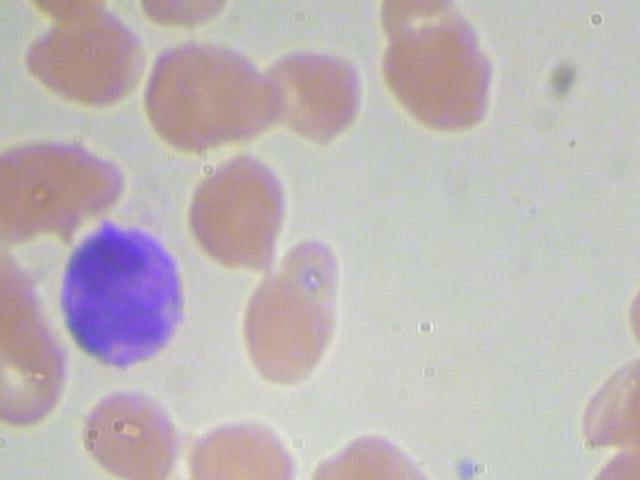
#> input picture 1. Uvod u mašinsko ucenje i kompjutersku viziju/zadatak/dataset/BloodImage_1.bmp, 640 x 480 px
$ python -i backup.py   (imports and definitions only)
#> lines starting #> are read from the running program, lines starting #| are printed output that depends on the picture; after the words box and inside, x2 and y2 are one past the last pixel; in counts of white or black regions, pixels touching at a corner belong together
# ovde importovati biblioteke
# staviti zelenu pozadinu i onda tako napraviti.
import cv2
import numpy as np


def count_blood_cells(image_path):
    """
    Procedura prima putanju do fotografije i vraca broj crvenih krvnih zrnaca.

    Ova procedura se poziva automatski iz main procedure i taj deo koda nije potrebno menjati niti implementirati.

    :param image_path: <String> Putanja do ulazne fotografije.
    :return: <int>  Broj prebrojanih crvenih krvnih zrnaca
    """
#> called with image_path = 'dataset/BloodImage_1.bmp'
    # blood_cell_count = 0
    # TODO - Prebrojati crvena krvna zrnca i vratiti njihov broj kao povratnu vrednost ove procedure

    # Učitavanje slike
    img = cv2.imread(image_path)
#> img is the input picture: shape (480, 640, 3); mean B, G, R 184, 182.3, 190.6
    if img is None:
        return 0

    # Gaussian blur - smanjenje šuma
    blurred = cv2.GaussianBlur(img, (5, 5), 0)

    # Pretvaranje slike u HSV
    hsv = cv2.cvtColor(blurred, cv2.COLOR_BGR2HSV)
#> hsv: shape (480, 640, 3); mean H, S, V 63.3, 24, 195.3

    # HSV opseg za roze/crvenkaste eritrocite
    lower_pink = np.array([160, 30, 40])
    upper_pink = np.array([179, 220, 255])
    lower_pink2 = np.array([0, 30, 40])
    upper_pink2 = np.array([12, 220, 255])

    mask1 = cv2.inRange(hsv, lower_pink, upper_pink)
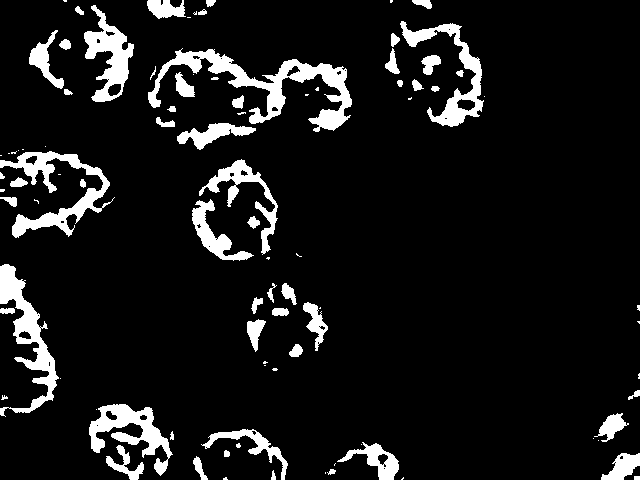
#> mask1: shape (480, 640); 9.3% white; 94 white regions (38 under 20 px), largest, box (x1, y1, x2, y2) and area: (148, 48, 352, 132) 4356, (0, 151, 115, 238) 2796, (0, 264, 59, 417) 2729
    mask2 = cv2.inRange(hsv, lower_pink2, upper_pink2)
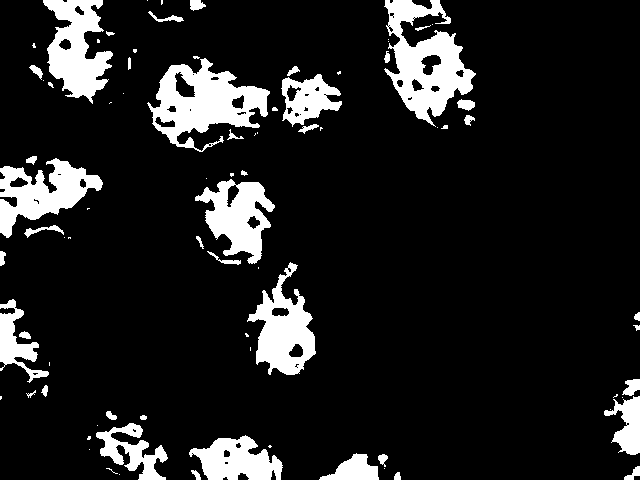
#> mask2: shape (480, 640); 12.4% white; 82 white regions (37 under 20 px), largest, box (x1, y1, x2, y2) and area: (384, 0, 476, 127) 5529, (147, 58, 270, 152) 5465, (43, 0, 113, 104) 4035
    mask = cv2.bitwise_or(mask1, mask2)
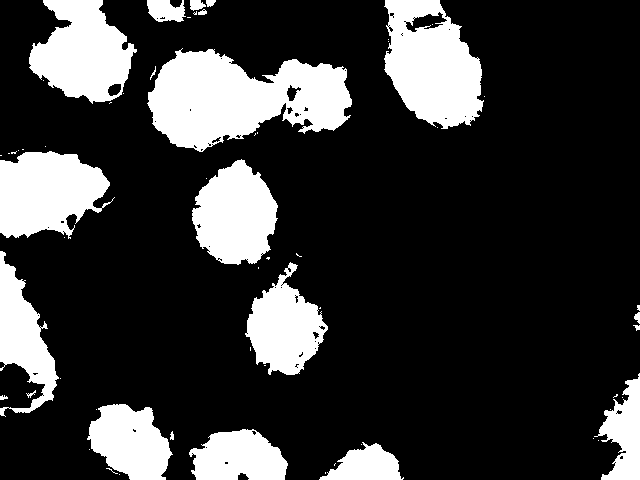
#> mask: shape (480, 640); 21.7% white; 61 white regions (40 under 20 px), largest, box (x1, y1, x2, y2) and area: (147, 48, 352, 152) 13336, (384, 0, 484, 129) 8880, (29, 0, 137, 104) 7178

    # Morfološke operacije
    kernel = np.ones((3, 3), np.uint8)
    mask = cv2.morphologyEx(mask, cv2.MORPH_OPEN, kernel, iterations=2)
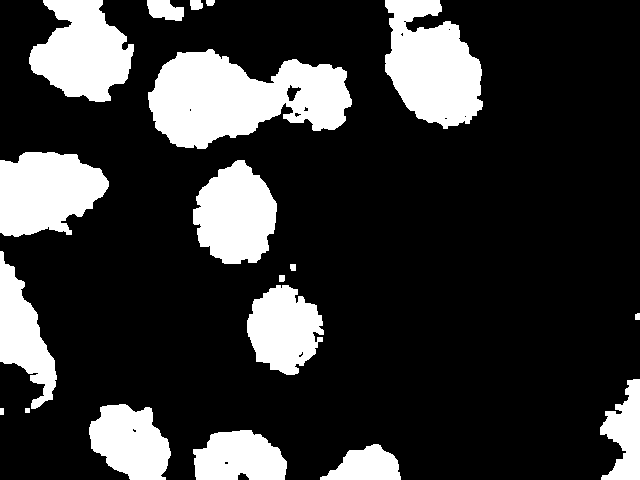
#> mask: shape (480, 640); 21% white; 19 white regions, largest, box (x1, y1, x2, y2) and area: (148, 49, 352, 149) 13005, (385, 0, 483, 129) 8667, (29, 0, 134, 102) 7042
    mask = cv2.morphologyEx(mask, cv2.MORPH_CLOSE, kernel, iterations=2)
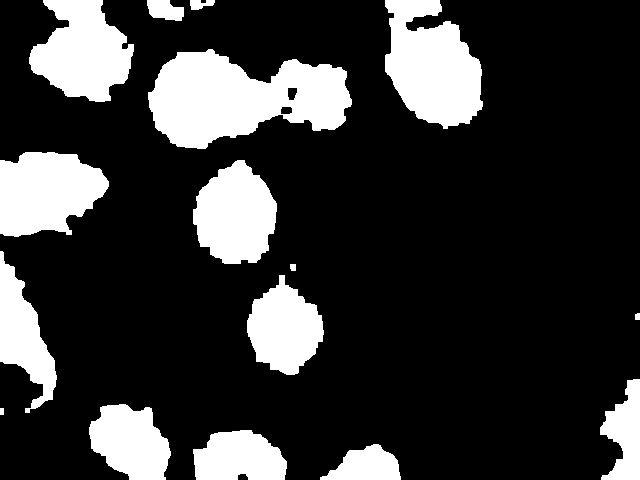
#> mask: shape (480, 640); 21.2% white; 16 white regions

    # -------------------------------
    # 1) Metod preko kontura
    # -------------------------------
    contours, _ = cv2.findContours(mask, cv2.RETR_EXTERNAL, cv2.CHAIN_APPROX_SIMPLE)
#> contours = 16 contours, 1 with area under 20; largest, box (x1, y1, x2, y2) and area: (148, 49, 352, 149) 12989, (385, 0, 483, 129) 8476, (29, 0, 134, 102) 6869, (0, 152, 109, 237) 6866, (193, 160, 277, 264) 6191

    contour_count = 0
    for cnt in contours:
        area = cv2.contourArea(cnt)
        perimeter = cv2.arcLength(cnt, True)
        if perimeter == 0:
            continue
        circularity = 4 * np.pi * (area / (perimeter * perimeter))

        if 80 < area < 2000 and 0.6 < circularity < 1.3:
            contour_count += 1
            cv2.drawContours(img, [cnt], -1, (0, 255, 0), 2)
#> this loop made 16 passes
#> (area, perimeter, circularity, contour_count) on pass 15: (531.5, 104.4, 0.613, 1)
#> (area, perimeter, circularity) on passes 1, 2, 4, 5, 6, 7: (1786, 207.7, 0.52), (3625.5, 273.2, 0.611), (4372, 288.5, 0.66), (2397, 310.1, 0.313), (22.5, 19.41, 0.75), (4864, 317.2, 0.608)
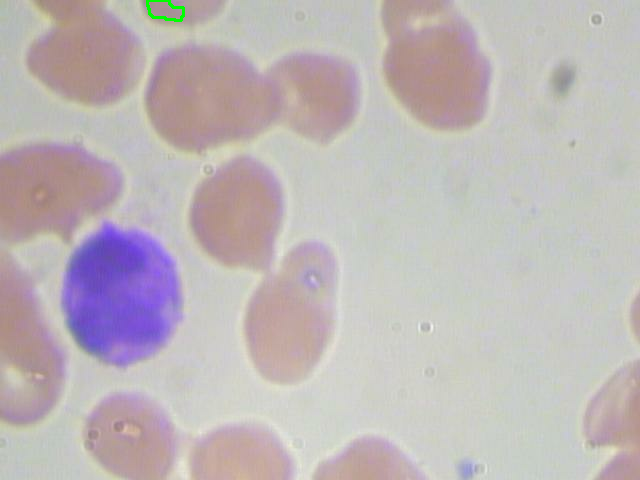
#> img: shape (480, 640, 3); 0.1% of pixels changed, all inside (x1, y1, x2, y2) = (146, 0, 185, 22)
#> after the loop, contour_count = 1

    # -------------------------------
    # 2) Metod preko Hough krugova
    # -------------------------------
    circles = cv2.HoughCircles(mask,
                               cv2.HOUGH_GRADIENT,
                               dp=1.2,
                               minDist=15,
                               param1=50,
                               param2=15,
                               minRadius=8,
                               maxRadius=30)
#> circles = None

    hough_count = 0
    if circles is not None:
        circles = np.uint16(np.around(circles))
        for i in circles[0, :]:
            hough_count += 1
            cv2.circle(img, (i[0], i[1]), i[2], (255, 0, 0), 2)

    # -------------------------------
    # Kombinovani rezultat
    # -------------------------------
    # Ne sabiramo „na slepo“, da ne dupliramo previše
    # već uzimamo maksimum oba metoda
    blood_cell_count = max(contour_count, hough_count)
#> blood_cell_count = 1

    # Debug prikaz
    cv2.putText(img, f"Broj zrnaca: {blood_cell_count}", (10, 30),
                cv2.FONT_HERSHEY_SIMPLEX, 1, (0, 0, 255), 2)
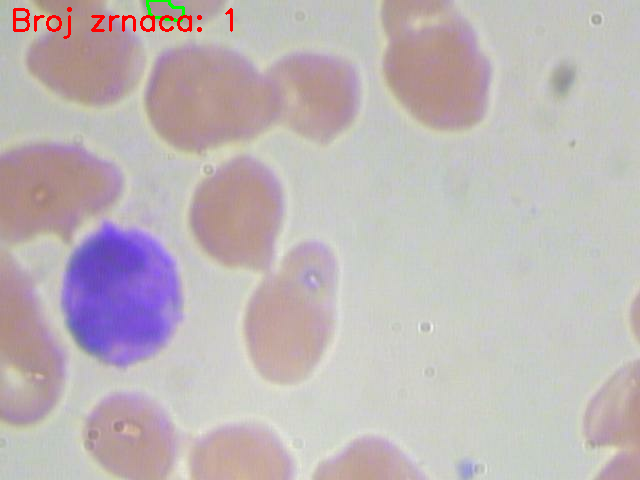
#> img: shape (480, 640, 3); 0.44% of pixels changed, all inside (x1, y1, x2, y2) = (13, 7, 233, 39)

    cv2.imshow("Maska", mask)
    cv2.imshow("Detekcija", img)
    cv2.waitKey(0)
    cv2.destroyAllWindows()

    return blood_cell_count

>>> result = count_blood_cells('dataset/BloodImage_1.bmp')
#> result = 1

$ run again, on 1. Uvod u mašinsko ucenje i kompjutersku viziju/zadatak/dataset/BloodImage_10.bmp
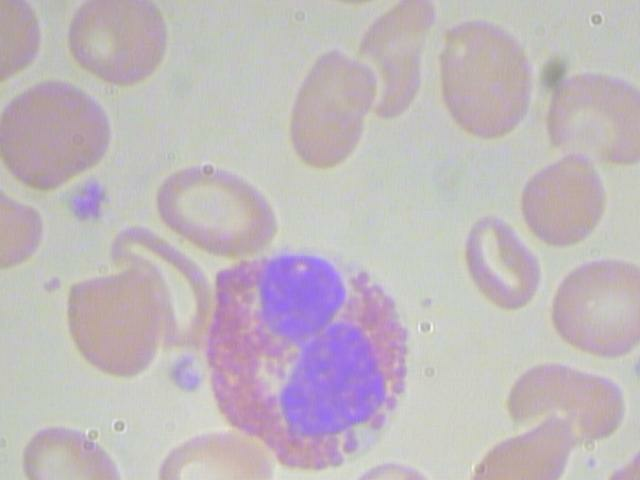
#> input picture 1. Uvod u mašinsko ucenje i kompjutersku viziju/zadatak/dataset/BloodImage_10.bmp, 640 x 480 px
#> in count_blood_cells, img is the input picture: shape (480, 640, 3); mean B, G, R 188.5, 184, 192.4
#> hsv: shape (480, 640, 3); mean H, S, V 77.9, 21.9, 196.8
#> in count_blood_cells, `mask1 = cv2.inRange(hsv, lower_pink, upper_pink)`:
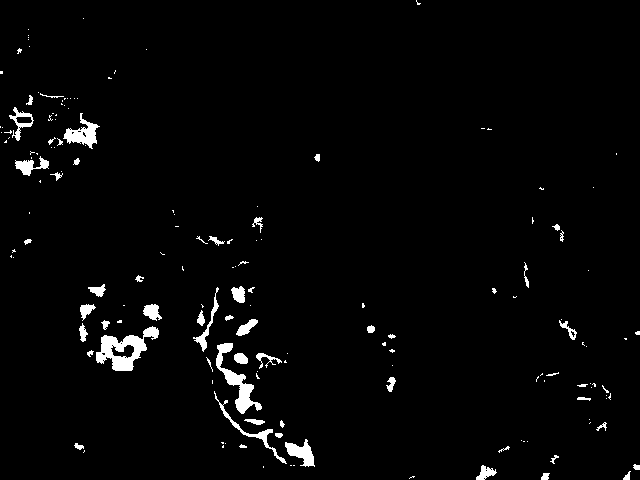
#> mask1: shape (480, 640); 2.5% white; 162 white regions (106 under 20 px), largest, box (x1, y1, x2, y2) and area: (96, 326, 159, 371) 1208, (216, 343, 262, 414) 886, (63, 113, 100, 149) 540
#> mask2: shape (480, 640); 1.9% white; 101 white regions (72 under 20 px), largest, box (x1, y1, x2, y2) and area: (83, 288, 133, 352) 1472, (485, 454, 545, 480) 958, (209, 444, 254, 478) 471
#> contours = 35 contours, 7 with area under 20; largest, box (x1, y1, x2, y2) and area: (75, 287, 159, 371) 3180, (476, 455, 544, 480) 1129, (224, 370, 261, 413) 536, (211, 445, 253, 476) 388, (196, 304, 218, 348) 382
#> the loop in count_blood_cells, `for cnt in contours:` made 35 passes
#> (area, perimeter, circularity) on passes 2, 5, 7, 8, 9, 10, 11, 13: (30, 22.83, 0.723), (1129, 196.3, 0.368), (72, 42.83, 0.493), (387.5, 126.2, 0.306), (47, 32.83, 0.548), (346.5, 90.04, 0.537), (195, 98.97, 0.25), (24, 18.83, 0.851)
#> after the loop in count_blood_cells, `for cnt in contours:`: contour_count = 7
#> in count_blood_cells, `circles = cv2.HoughCircles(mask, cv2.HOUGH_GRADIENT, dp=1.2, minDist=1..`: circles = [[120.6, 300.6, 24.8], [108.6, 312.6, 29.24], [120.6, 348.6, 23.96], [225, 330.6, 27.92], [126.6, 317.4, 16.88], [246.6, 450.6, 14], [515.4, 461.4, 14.84], [142.2, 312.6, 9.08], [573, 192.6, 8.96], [258.6, 396.6, 9.44], [228.6, 360.6, 9.08]]
#> in count_blood_cells, `circles = np.uint16(np.around(circles))`: circles = [[121, 301, 25], [109, 313, 29], [121, 349, 24], [225, 331, 28], [127, 317, 17], [247, 451, 14], [515, 461, 15], [142, 313, 9], [573, 193, 9], [259, 397, 9], [229, 361, 9]]
#> the loop in count_blood_cells, `for i in circles[0, :]:` made 11 passes
#> after the loop in count_blood_cells, `for i in circles[0, :]:`: hough_count = 11
#> in count_blood_cells, `cv2.putText(img, f"Broj zrnaca: {blood_cell_count}", (10, 30), cv2.FON..`:
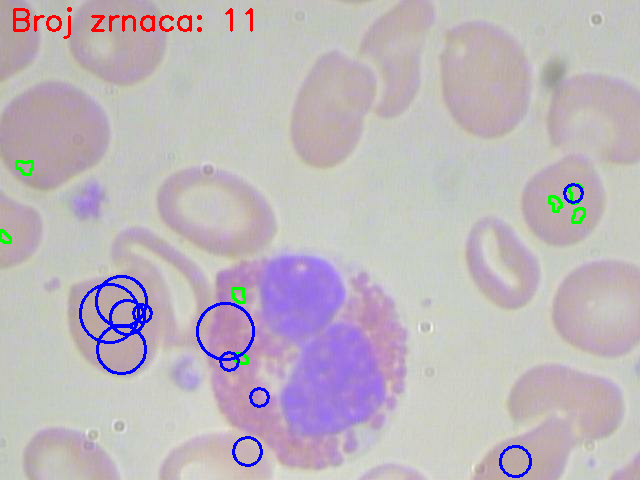
#> img: shape (480, 640, 3); mean B, G, R 188.1, 181.6, 190.1

$ run again, on 1. Uvod u mašinsko ucenje i kompjutersku viziju/zadatak/dataset/BloodImage_11.bmp
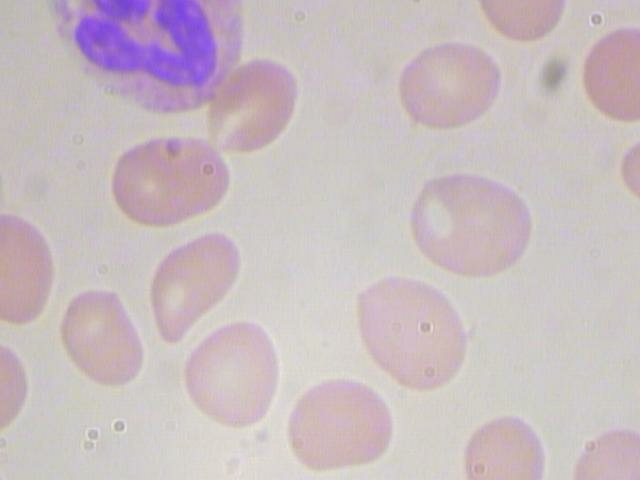
#> input picture 1. Uvod u mašinsko ucenje i kompjutersku viziju/zadatak/dataset/BloodImage_11.bmp, 640 x 480 px
#> in count_blood_cells, img is the input picture: shape (480, 640, 3); mean B, G, R 192.5, 188.5, 200.7
#> hsv: shape (480, 640, 3); mean H, S, V 74.2, 21.6, 202.8
#> in count_blood_cells, `mask1 = cv2.inRange(hsv, lower_pink, upper_pink)`:
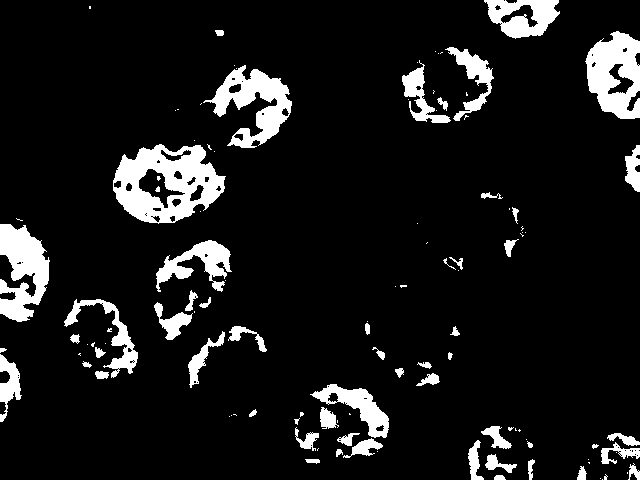
#> mask1: shape (480, 640); 9.8% white; 114 white regions (58 under 20 px), largest, box (x1, y1, x2, y2) and area: (113, 144, 226, 224) 5195, (585, 31, 640, 119) 3242, (203, 65, 292, 148) 3145
#> mask2: shape (480, 640); 3.4% white; 121 white regions (57 under 20 px), largest, box (x1, y1, x2, y2) and area: (61, 310, 119, 345) 656, (177, 255, 224, 295) 624, (239, 92, 277, 137) 612
#> contours = 39 contours, 4 with area under 20; largest, box (x1, y1, x2, y2) and area: (112, 145, 224, 224) 6216, (583, 32, 640, 121) 4003, (210, 69, 292, 148) 3764, (0, 224, 49, 323) 3752, (306, 384, 389, 458) 2969
#> the loop in count_blood_cells, `for cnt in contours:` made 39 passes
#> (area, perimeter, circularity) on passes 1, 2, 3, 5, 6, 7, 9, 10: (60.5, 32.24, 0.731), (34.5, 23.41, 0.791), (50.5, 40.24, 0.392), (126, 55.31, 0.518), (79.5, 41.41, 0.582), (86, 38.49, 0.73), (397.5, 116.9, 0.366), (1622, 299.3, 0.228)
#> after the loop in count_blood_cells, `for cnt in contours:`: contour_count = 3
#> in count_blood_cells, `circles = cv2.HoughCircles(mask, cv2.HOUGH_GRADIENT, dp=1.2, minDist=1..`: circles = [[102.6, 348.6, 29.24], [89.4, 330.6, 21.2], [443.4, 102.6, 19.64], [312.6, 438.6, 23.84], [204.6, 336.6, 26.6], [90.6, 312.6, 13.76], [365.4, 432.6, 20.84], [504.6, 455.4, 9.56], [492.6, 432.6, 14.96], [324.6, 417, 10.28], [163.8, 307.8, 9.56], [480.6, 72.6, 10.04]]
#> in count_blood_cells, `circles = np.uint16(np.around(circles))`: circles = [[103, 349, 29], [89, 331, 21], [443, 103, 20], [313, 439, 24], [205, 337, 27], [91, 313, 14], [365, 433, 21], [505, 455, 10], [493, 433, 15], [325, 417, 10], [164, 308, 10], [481, 73, 10]]
#> the loop in count_blood_cells, `for i in circles[0, :]:` made 12 passes
#> after the loop in count_blood_cells, `for i in circles[0, :]:`: hough_count = 12
#> in count_blood_cells, `cv2.putText(img, f"Broj zrnaca: {blood_cell_count}", (10, 30), cv2.FON..`:
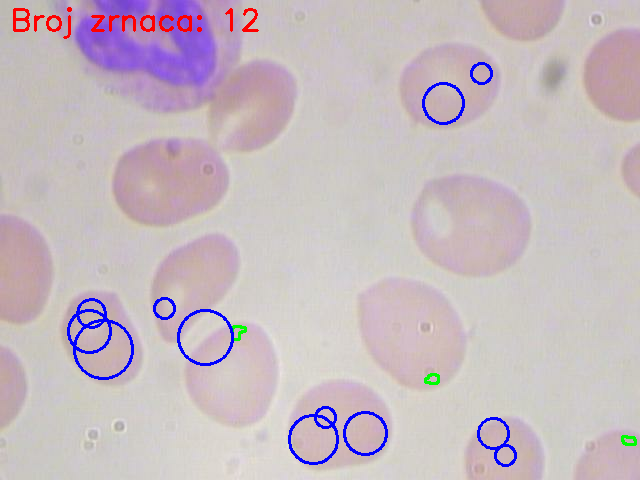
#> img: shape (480, 640, 3); mean B, G, R 192.2, 185.5, 198.3

$ run again, on 1. Uvod u mašinsko ucenje i kompjutersku viziju/zadatak/dataset/BloodImage_12.bmp
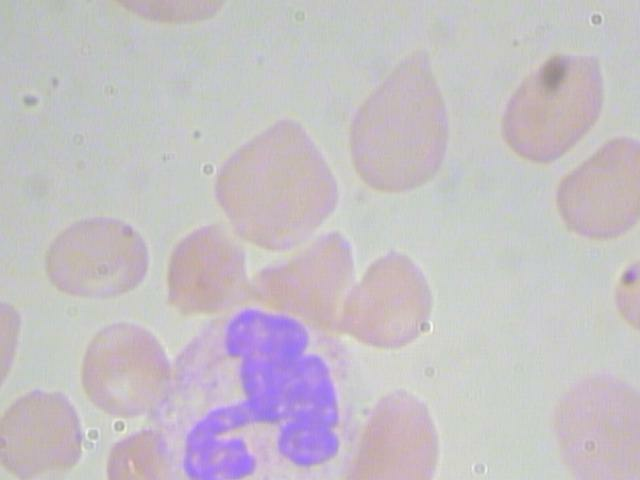
#> input picture 1. Uvod u mašinsko ucenje i kompjutersku viziju/zadatak/dataset/BloodImage_12.bmp, 640 x 480 px
#> in count_blood_cells, img is the input picture: shape (480, 640, 3); mean B, G, R 196.7, 191.5, 197.3
#> hsv: shape (480, 640, 3); mean H, S, V 88.2, 16.7, 202.2
#> mask1: shape (480, 640); 1.3% white; 47 white regions (22 under 20 px), largest, box (x1, y1, x2, y2) and area: (173, 241, 230, 295) 1002, (120, 437, 153, 480) 637, (367, 423, 403, 452) 599
#> mask2: shape (480, 640); 0.6% white; 46 white regions (29 under 20 px), largest, box (x1, y1, x2, y2) and area: (178, 280, 204, 301) 276, (183, 247, 203, 277) 261, (124, 463, 143, 480) 180
#> contours = 14 contours, 2 with area under 20; largest, box (x1, y1, x2, y2) and area: (174, 242, 229, 297) 1445, (365, 424, 402, 472) 714, (122, 437, 152, 480) 676, (267, 280, 291, 309) 336, (344, 307, 368, 327) 220
#> the loop in count_blood_cells, `for cnt in contours:` made 14 passes
#> (area, perimeter, circularity) on passes 1, 2, 3, 4, 6, 7, 8, 9: (20.5, 19.41, 0.683), (73.5, 39.07, 0.605), (675.5, 142.5, 0.418), (714, 172.3, 0.302), (126, 65.66, 0.367), (40, 24.83, 0.815), (220.5, 78.73, 0.447), (65, 31.66, 0.815)
#> after the loop in count_blood_cells, `for cnt in contours:`: contour_count = 0
#> in count_blood_cells, `circles = cv2.HoughCircles(mask, cv2.HOUGH_GRADIENT, dp=1.2, minDist=1..`: circles = [[198.6, 269.4, 26.6], [378.6, 438.6, 11.84], [186.6, 252.6, 20.36]]
#> in count_blood_cells, `circles = np.uint16(np.around(circles))`: circles = [[199, 269, 27], [379, 439, 12], [187, 253, 20]]
#> the loop in count_blood_cells, `for i in circles[0, :]:` made 3 passes
#> after the loop in count_blood_cells, `for i in circles[0, :]:`: hough_count = 3
#> in count_blood_cells, `cv2.putText(img, f"Broj zrnaca: {blood_cell_count}", (10, 30), cv2.FON..`:
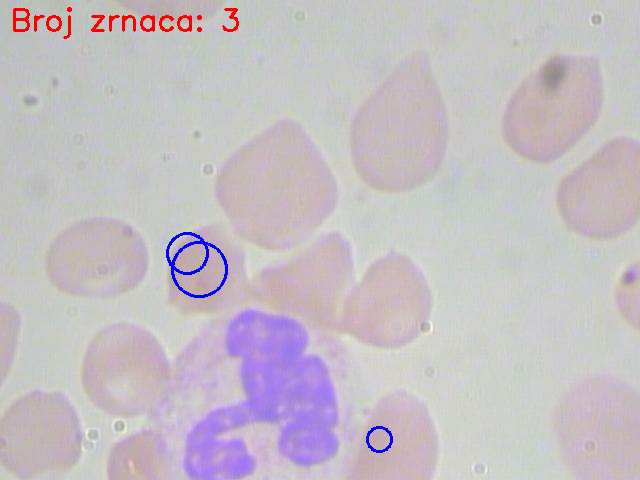
#> img: shape (480, 640, 3); mean B, G, R 196.1, 190, 196.9
